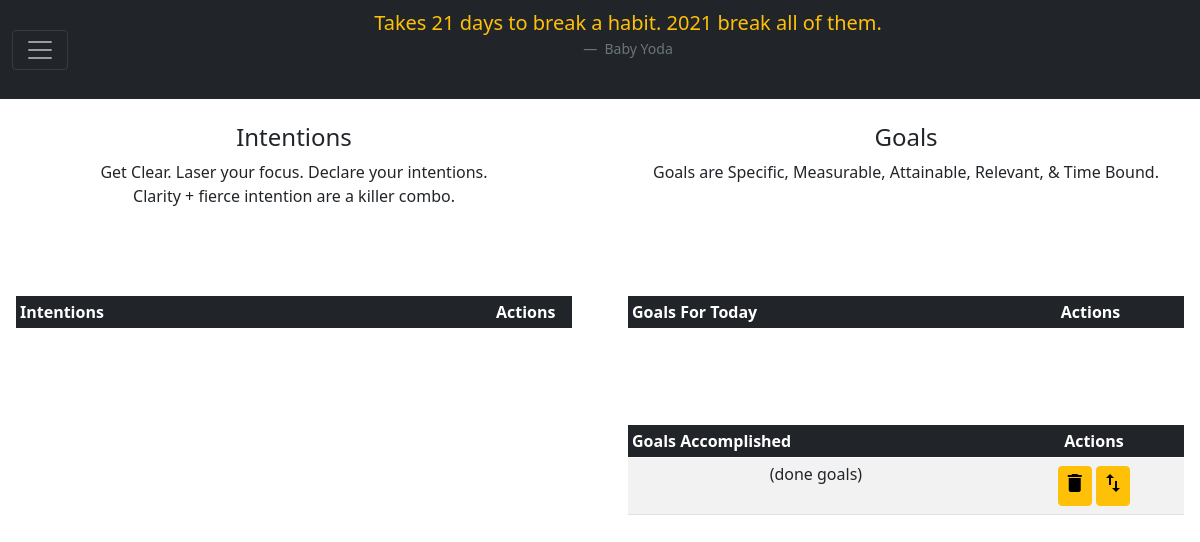
The app's page /checklist (signed in), older data.
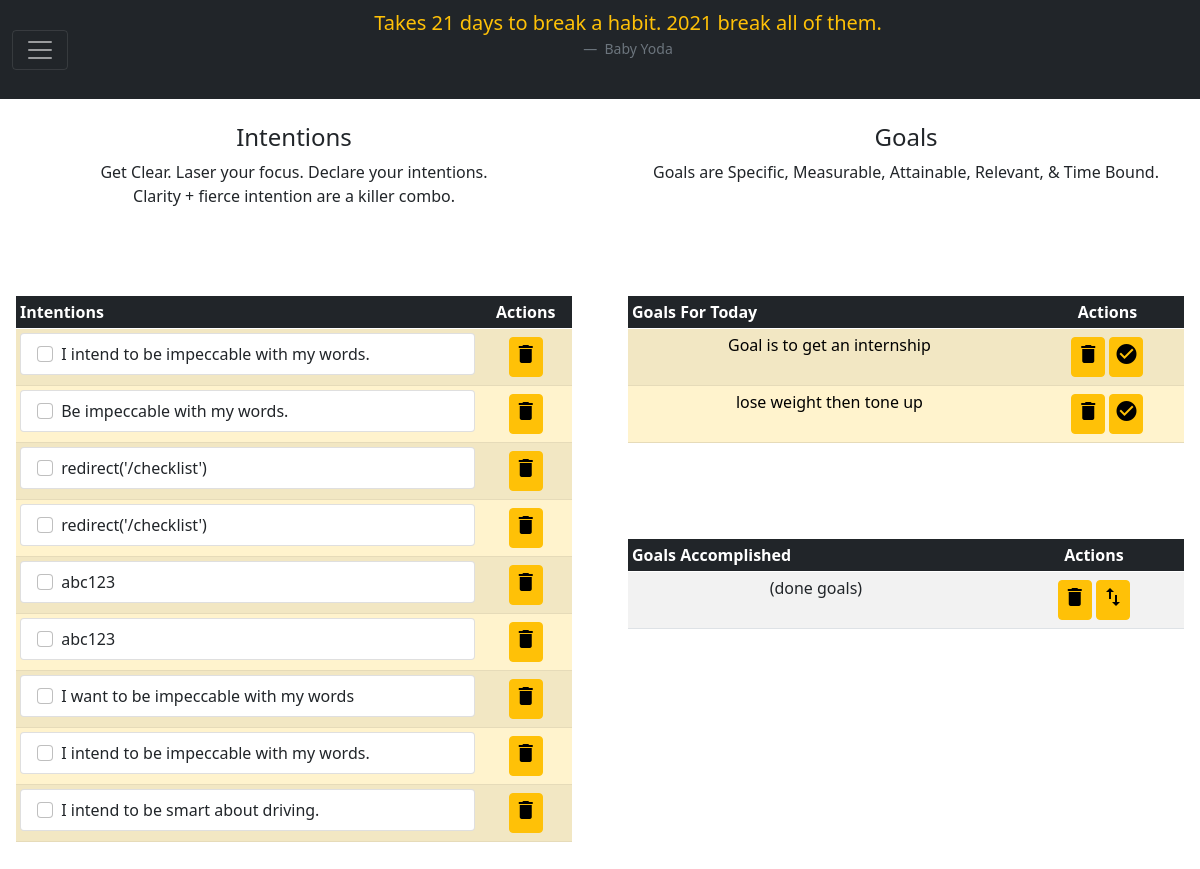
The same page, newer data.
### blossom_app/models.py (models this page shows)
class Users (models.Model):
    first_name = models.CharField(max_length=30)
    last_name = models.CharField(max_length=30)
    username = models.CharField(max_length=30)
    email = models.EmailField(max_length=50)
    password =  models.CharField(max_length=70)
    reasons = models.TextField()
    personal_quote = models.TextField()
    objects = UserManager()
    created_at = models.DateTimeField(auto_now_add=True)
    updated_at = models.DateTimeField(auto_now = True)

class Intentions (models.Model):
    intention = models.TextField()
    user = models.ForeignKey(Users, related_name='intention', on_delete=models.CASCADE)
    created_at = models.DateTimeField(auto_now_add=True)
    updated_at = models.DateTimeField(auto_now = True)

class Goals (models.Model):
    goal = models.TextField()
    user = models.ForeignKey(Users, related_name='goal', on_delete=models.CASCADE)
    created_at = models.DateTimeField(auto_now_add=True)
    updated_at = models.DateTimeField(auto_now = True)

### blossom_app/views.py (the view)
# urls.py: path('checklist', views.show_checklist),
def show_checklist(request):
    if request.method =='GET':
        context = {
            'current_user':Users.objects.get(id=request.session['user_id']),
            'goals': Goals.objects.filter(user=request.session['user_id']),
            'intentions': Intentions.objects.filter(user= request.session['user_id'])
        }
    return render(request, 'checklist.html', context)

### blossom_app/templates/checklist.html (shortened to what this page needs)
<!DOCTYPE html>
<html lang="en">
<head>
    <link href="https://cdn.jsdelivr.net/npm/bootstrap@5.0.0-beta2/dist/css/bootstrap.min.css" rel="stylesheet"
 />
</head>
<body>
    <nav class="navbar navbar-dark bg-dark">
        <div class="container-fluid">
            <button class="navbar-toggler" type="button" data-bs-toggle="collapse" data-bs-target="#navbar"
                aria-controls="navbarToggleExternalContent" aria-expanded="false" aria-label="Toggle navigation">
                <span class="navbar-toggler-icon"></span>
            </button>
            <figure class="text-center mx-auto">
                <blockquote class="blockquote text-warning">
                    <p>{{current_user.personal_quote}}</p>
                </blockquote>
                <figcaption class="blockquote-footer">
                    {{current_user.first_name}} {{current_user.last_name}}
                </figcaption>
            </figure>
        </div>
    </nav>
    <div class="container-fulid">
        <div class="row">
            <div class="col mx-auto mt-3 p-2 text-center">
                <h4>Intentions</h4>
                <p>Get Clear. Laser your focus. Declare your intentions.</br>Clarity + fierce intention are a killer
                    combo.</p>
            </div>
            <div class="col mx-auto mt-3 p-2 text-center">
                <h4>Goals</h4>
                <p>Goals are Specific, Measurable, Attainable, Relevant, & Time Bound.</p>
            </div>
        </div>
        <div class="row">
            <div class="col">
                <div class="container-fluid m-5 mx-auto p-3">
                    <table class="table table-striped table-warning table-hover table-sm">
                        <thead class="table-dark">
                            <tr>
                                <th>Intentions</th>
                            <th class="text-center col-2">Actions</th>
                            </tr>
                        </thead>
                        <tbody>
                            {% for intention in intentions %}
                            <tr>
                                <td>
                                    <ul class="list-group">
                                        <li class="list-group-item ">
                                            <input class="form-check-input me-1 " type="checkbox" value="" aria-label="...">
                                            {{intention.intention}}
                                        </li>
                                    </ul>
                                </td>
                                <td class="text-center">
                                    <button type="button" class="btn btn-warning m-1 mx-auto p-1"><a
                                            href="/delete_intention/{{intention.id}}"><span class="material-icons"
                                                style="color:black;">delete</span></a></button>
                                </td>
                            </tr>
                            {% endfor %}
                        </tbody>
                    </table>
                </div>
            </div>
            <div class="col">
                <div class="container-fluid m-5 mx-auto p-3">
                    <table class="table table-striped table-warning table-hover table-sm" style>
                        <thead class="table-dark">
                            <tr>
                                <th>Goals For Today</th>
                                <th class="text-center">Actions</th>
                            </tr>
                        </thead>
                        <tbody>
                            {% for goal in goals%}
                            <tr>
                                <td class="text-center">{{goal.goal}}</td>
                                <td class="text-center">
                                    <button type="button" class="btn btn-warning m-1 mx-auto p-1"><a
                                            href="/delete_goal/{{goal.id}}"><span class="material-icons"
                                                style="color:black;">delete</span></a></button>
                                    <button type="button" class="btn btn-warning m-1 mx-auto p-1"><a
                                            href="/accomplished"><span class="material-icons"
                                                style="color:black;">check_circle</span></a></button>
                                </td>
                            </tr>
                            {% endfor %}
                        </tbody>
                    </table>
                </div>
                <div class="container-fluid m-5 mx-auto p-3">
                    <table class="table table-striped table-hover table-sm" style>
                        <thead class="table-dark">
                            <tr>
                                <th>Goals Accomplished</th>
                                <th class="text-center">Actions</th>
                            </tr>
                        </thead>
                        <tbody>
                            <tr>
                                <td class="text-center">(done goals)</td>
                                <td class="text-center">
                                    <button type="button" class="btn btn-warning m-1 mx-auto p-1"><a
                                            href="/delete_intention/{{intention.id}}"><span class="material-icons"
                                                style="color:black;">delete</span></a></button>
                                    <button type="button" class="btn btn-warning m-1 mx-auto p-1"><a
                                            href="/accomplished"><span class="material-icons"
                                                style="color:black;">swap_vert</span></a></button>
                                </td>
                            </tr>
                        </tbody>
                    </table>
                </div>
            </div>
        </div>
    </div>
</body>
</html>

Row changes from the older to the newer data that the page shows:
added Intentions: intention "I intend to be impeccable with my words."
added Intentions: intention "Be impeccable with my words."
added Intentions: intention "redirect('/checklist')"
added Intentions: intention "redirect('/checklist')"
added Intentions: intention "abc123"
added Intentions: intention "abc123"
added Intentions: intention "I want to be impeccable with my words"
added Intentions: intention "I intend to be impeccable with my words."
added Intentions: intention "I intend to be smart about driving."
added Goals: goal "Goal is to get an internship"
added Goals: goal "lose weight then tone up"
